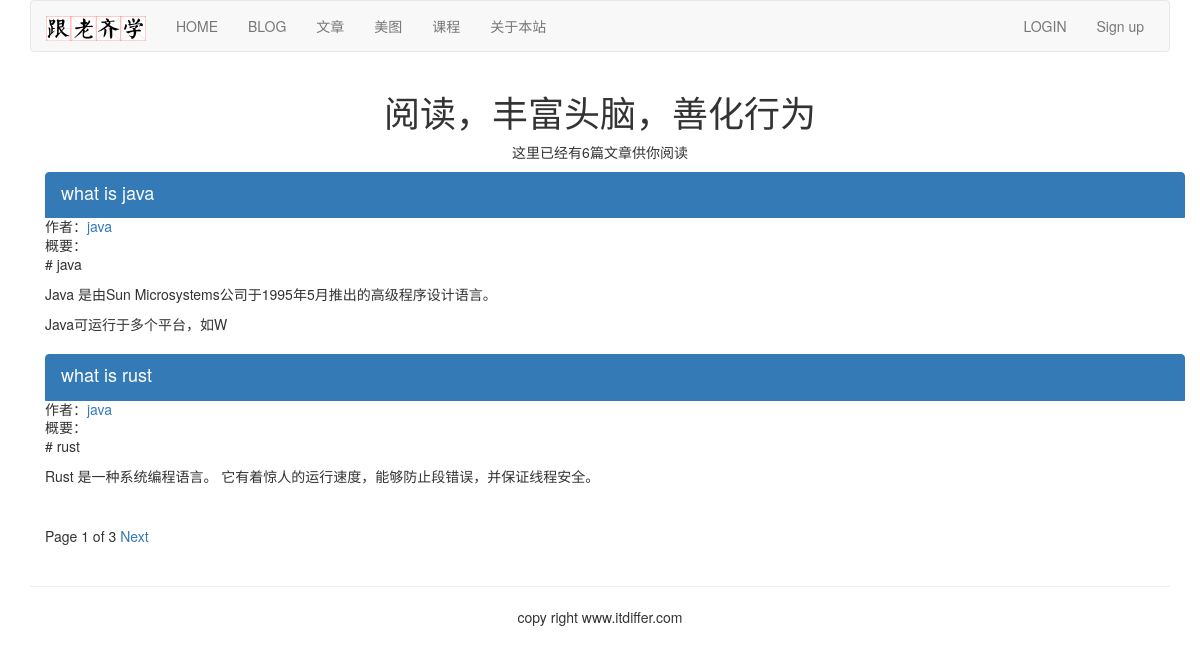
The page /article/list-article-titles/ on the database as committed earlier.
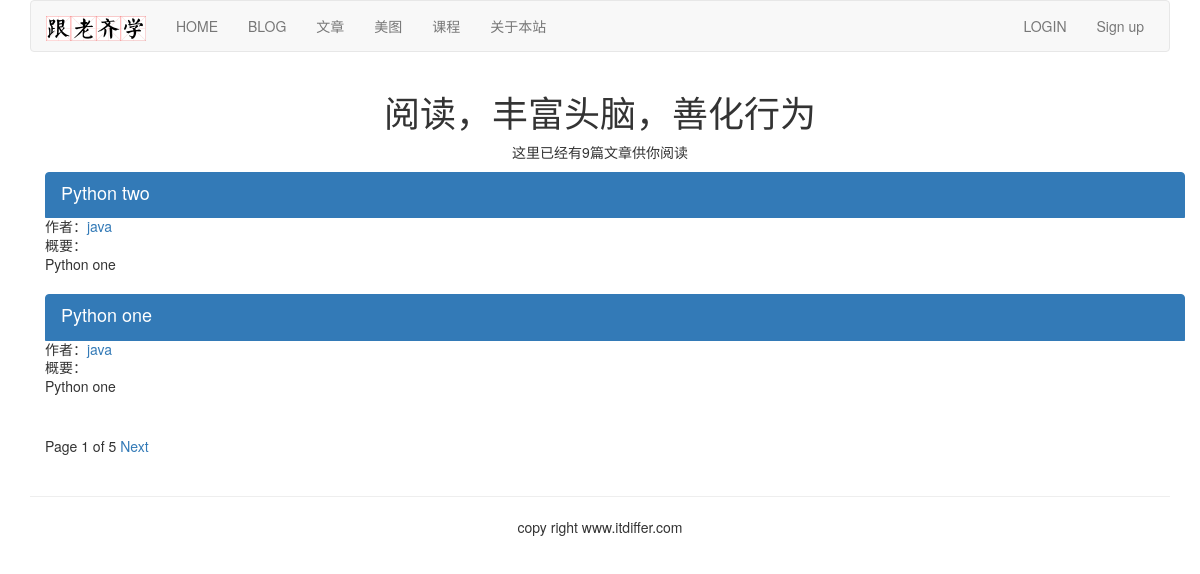
The same page on the database as committed later.
### article/models.py (models this page shows, shortened)
class ArticlePost(models.Model):
	author = models.ForeignKey(User, on_delete=models.CASCADE, related_name="article")
	title = models.CharField(max_length=200)
	slug = models.SlugField(max_length=500)
	column = models.ForeignKey(ArticleColumn, on_delete=models.CASCADE, related_name="article_column")
	body = models.TextField()
	created = models.DateTimeField(default=timezone.now)    #②
	updated = models.DateTimeField(auto_now=True)
	users_like = models.ManyToManyField(User, related_name="articles_like", blank=True)
	article_tag = models.ManyToManyField(ArticleTag, related_name='article_tag', blank=True)
	class Meta:
		ordering = ("-updated",)
		index_together = (('id', 'slug'),)    #③
	def get_url_path(self):
		return reverse("article:list_article_detail", args=[self.id, self.slug])

### article/list_views.py (the view)
# urls.py: path('list-article-titles/', list_views.article_titles, name="article_titles"),
def article_titles(request, username=None):
	if username:
		user = User.objects.get(username=username)
		articles_title = ArticlePost.objects.filter(author=user)
		try:
		    userinfo = user.userinfo    #④
		except:
			userinfo = None
	else:
		articles_title = ArticlePost.objects.all()
	paginator = Paginator(articles_title, 2)
	page = request.GET.get('page')
	try:
		current_page = paginator.page(page)
		articles = current_page.object_list
	except PageNotAnInteger:
		current_page = paginator.page(1)
		articles = current_page.object_list
	except EmptyPage:
		current_page = paginator.page(paginator.num_pages)
		articles = current_page.object_list
	if username:
		return render(request, "article/list/author_articles.html", {"articles":articles, "page":current_page, "userinfo":userinfo, "user":user})    #⑤
	return render(request, "article/list/article_titles.html", {"articles":articles, "page": current_page})

### article/templatetags/article_tags.py (called while the page is built)
@register.simple_tag    #④
def total_articles():
    return ArticlePost.objects.count()    #⑤

### templates/article/list/article_titles.html (shortened to what this page needs)
{% extends "base.html" %}
{% load article_tags %}
{% block content %}
<div class="row text-center vertical-middle-sm">
    <h1>阅读，丰富头脑，善化行为</h1>
    <p>这里已经有{% total_articles %}篇文章供你阅读</p>
</div>
<div class="container">
    {% for article in articles %}
    <div class="list-group">
        <a href="{{article.get_url_path}}" class="list-group-item active"><h4 class="list-group-item-heading">{{article.title}}</h4></a>
        <p class="list-group-item-text">作者：<a href="{% url 'article:author_articles' article.author.username %}">{{article.author.username}}</a></p>
        <p class="list-group-item-text">概要：{{article.body|slice:'70'| linebreaks}}</p>
    </div>
    {% endfor %}
{% include "paginator.html" %}
</div>
{% endblock %}

Rows that differ between the two databases and show on the page:
no longer on this page (row unchanged): ArticlePost: title "what is java", author.username "java", body "# java Java 是由Sun Microsystems公司于1995年5月推出的高级程序设计语言。 Java可运行于多个平台，如W"
no longer on this page (row unchanged): ArticlePost: title "what is rust", author.username "java", body "# rust Rust 是一种系统编程语言。 它有着惊人的运行速度，能够防止段错误，并保证线程安全。"
added ArticlePost: title "Python two", author.username "java", body "Python one"
added ArticlePost: title "Python one", author.username "java", body "Python one"
Other text that changed with them:
{{ page.paginator.num_pages }}: "3" → "5"
text no longer shown: "6"
text now shown: "9"
